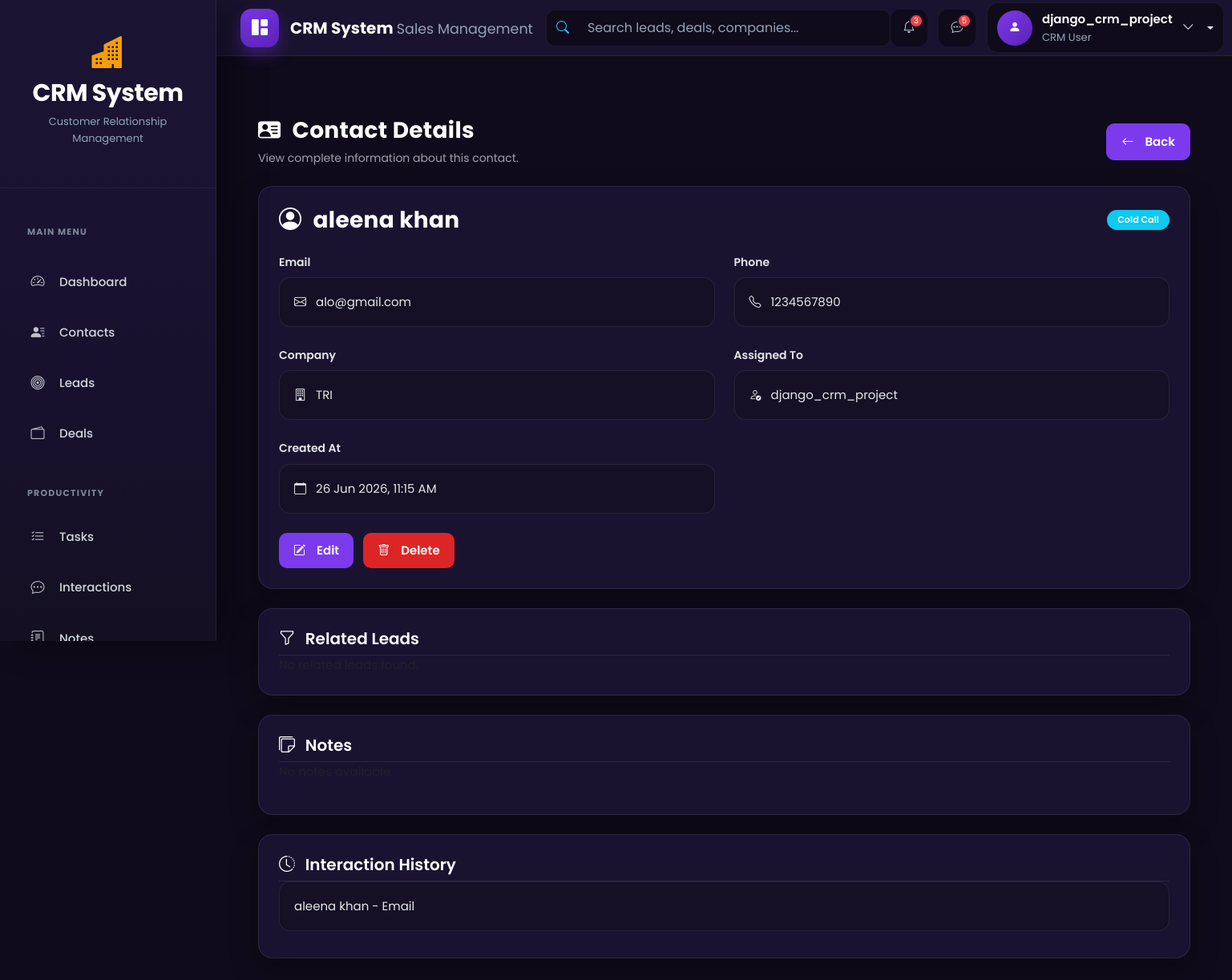
/contacts/2/ (signed in), run on an earlier commit of the app's database.
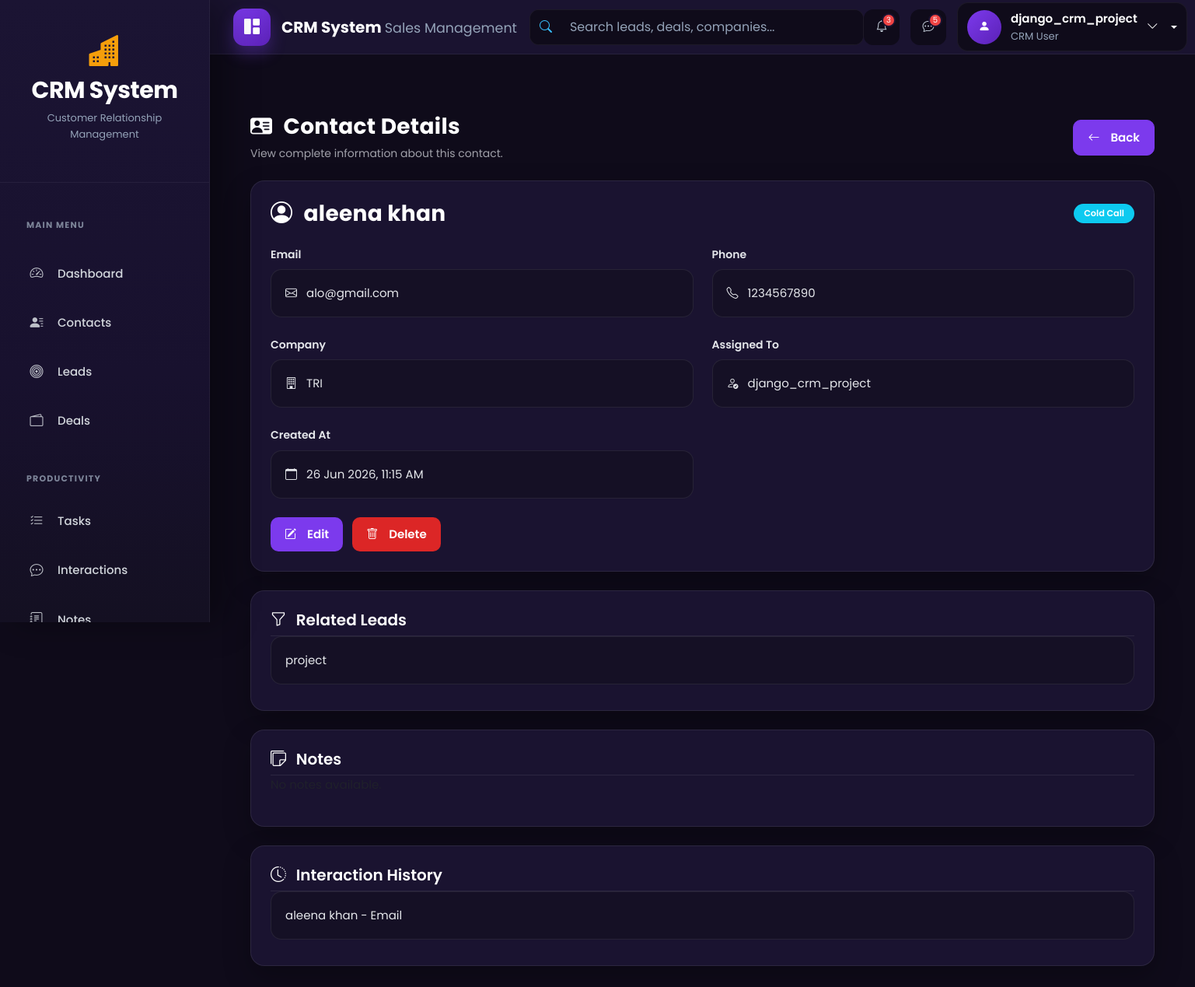
And on a later commit of the database.
### interactions/models.py (models this page shows)
class Interaction(models.Model):
    INTERACTION_CHOICES = (
        ("call", "Call"),
        ("email", "Email"),
        ("meeting", "Meeting"),
        ("note", "Note"),
    )
    contact = models.ForeignKey(
        Contact,
        on_delete=models.CASCADE,
        related_name="interactions",
    )
    lead = models.ForeignKey(
        Lead,
        on_delete=models.SET_NULL,
        null=True,
        blank=True,
        related_name="interactions",
    )
    interaction_type = models.CharField(
        max_length=10,
        choices=INTERACTION_CHOICES,
    )
    summary = models.TextField()
    logged_by = models.ForeignKey(
        settings.AUTH_USER_MODEL,
        on_delete=models.SET_NULL,
        null=True,
        related_name="logged_interactions",
    )
    interaction_date = models.DateTimeField(
        default=timezone.now,
    )
    class Meta:
        ordering = ["-interaction_date"]
        verbose_name = "Interaction"
        verbose_name_plural = "Interactions"
    def __str__(self):
        return f"{self.contact} - {self.get_interaction_type_display()}"

### contacts/models.py (models this page shows)
class Contact(models.Model):
    SOURCE_CHOICES = (
        ('website','Website'),
        ('referral','Referral'),
        ('social','Social Media'),
        ('cold_call','Cold Call'),
    )
    first_name = models.CharField(max_length=100)
    last_name = models.CharField(max_length=100)
    email = models.EmailField(unique=True)
    phone = models.CharField(max_length=20,blank=True)
    company = models.ForeignKey(Company,on_delete=models.SET_NULL,null=True,blank=True)
    assigned_to = models.ForeignKey(settings.AUTH_USER_MODEL,on_delete=models.SET_NULL,null=True,blank=True)
    source = models.CharField(max_length=20,choices=SOURCE_CHOICES)
    created_at = models.DateTimeField(auto_now_add=True)
    def __str__(self):
       return f"{self.first_name} {self.last_name}"

### leads/models.py (models this page shows)
class Lead(models.Model):
    STATUS_CHOICES = [
        ('new','New'),
        ('contacted','Contacted'),
        ('qualified','Qualified'),
        ('proposal','Proposal'),
        ('won','Won'),
        ('lost','Lost'),
    ]
    contact = models.ForeignKey(Contact,on_delete=models.CASCADE)
    title = models.CharField(max_length=200)
    status = models.CharField(max_length=20, choices=STATUS_CHOICES, default='new')
    assigned_to = models.ForeignKey(settings.AUTH_USER_MODEL, on_delete=models.SET_NULL, null=True,blank=True)
    estimated_value = models.DecimalField(max_digits=12, decimal_places=2, default=0)
    expected_close =models.DateField(null=True, blank=True)
    created_at = models.DateTimeField(auto_now_add=True)
    updated_at =models.DateTimeField(auto_now=True)
    def __str__(self):
        return self.title

### contacts/views.py (the view)
# urls.py: path("<int:pk>/", ContactDetailView.as_view(), name="contact_detail"),
class ContactDetailView(
    LoginRequiredMixin,
    DetailView,
):
    model = Contact
    template_name = "contacts/contact_detail.html"
    context_object_name = "contact"
    def get_queryset(self):
        user = self.request.user
        queryset = Contact.objects.select_related(
            "company",
            "assigned_to",
        )
        if user.role == "admin":
            return queryset
        return queryset.filter(
            assigned_to=user
        )
    def get_context_data(self, **kwargs):
        context = super().get_context_data(**kwargs)
        contact = self.object
        context["leads"] = contact.lead_set.all()
        context["notes"] = contact.notes.all()
        context["interactions"] = contact.interactions.all()
        return context

### accounts/models.py (called while the page is built)
    def __str__(self):
        return self.username

### contacts/models.py (called while the page is built)
    def __str__(self):
       return self.name

### templates/contacts/contact_detail.html (shortened to what the changed rows need)
{% extends "base.html" %}
{% block content %}
<div class="container-fluid mt-4">
    <div class="d-flex justify-content-between align-items-center mb-4 flex-wrap">
        <div>
            <h2 class="crm-title">
                <i class="bi bi-person-vcard-fill me-2"></i>
                Contact Details
            </h2>
        </div>
    </div>
    <div class="crm-card mb-4">
        <div class="card-body">
            {% if leads %}
                {% for lead in leads %}
                <div class="crm-detail-box mb-2">
                    {{ lead }}
                </div>
                {% endfor %}
            {% else %}
                <p class="text-muted mb-0">
                    No related leads found.
                </p>
            {% endif %}
        </div>
    </div>
    <div class="crm-card">
        <div class="card-body">
            {% if interactions %}
                {% for interaction in interactions %}
                <div class="crm-detail-box mb-2">
                    {{ interaction }}
                </div>
                {% endfor %}
            {% else %}
                <p class="text-muted">
                    No interactions available.
                </p>
            {% endif %}
        </div>
    </div>
</div>
{% endblock %}

What changed in the data, as far as the page shows it:
added Lead: title "project"
